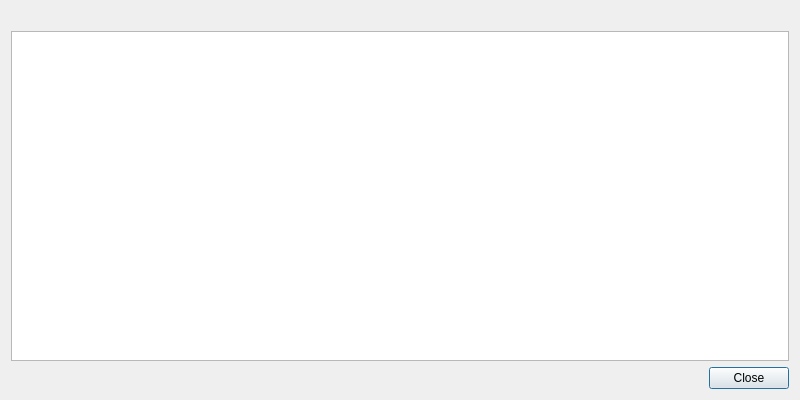
<?xml version="1.0" encoding="UTF-8"?>
<ui version="4.0">
 <class>CrashDialog</class>
 <widget class="QDialog" name="CrashDialog">
  <property name="geometry">
   <rect>
    <x>0</x>
    <y>0</y>
    <width>800</width>
    <height>400</height>
   </rect>
  </property>
  <property name="windowTitle">
   <string>Crash dialog</string>
  </property>
  <layout class="QVBoxLayout" name="verticalLayout">
   <item>
    <widget class="QLabel" name="crashLabel">
     <property name="text">
      <string/>
     </property>
    </widget>
   </item>
   <item>
    <widget class="QPlainTextEdit" name="plainTextEdit">
     <property name="lineWrapMode">
      <enum>QPlainTextEdit::NoWrap</enum>
     </property>
     <property name="readOnly">
      <bool>true</bool>
     </property>
    </widget>
   </item>
   <item>
    <widget class="QDialogButtonBox" name="buttonBox">
     <property name="standardButtons">
      <set>QDialogButtonBox::Close</set>
     </property>
    </widget>
   </item>
  </layout>
 </widget>
 <resources/>
 <connections/>
</ui>
